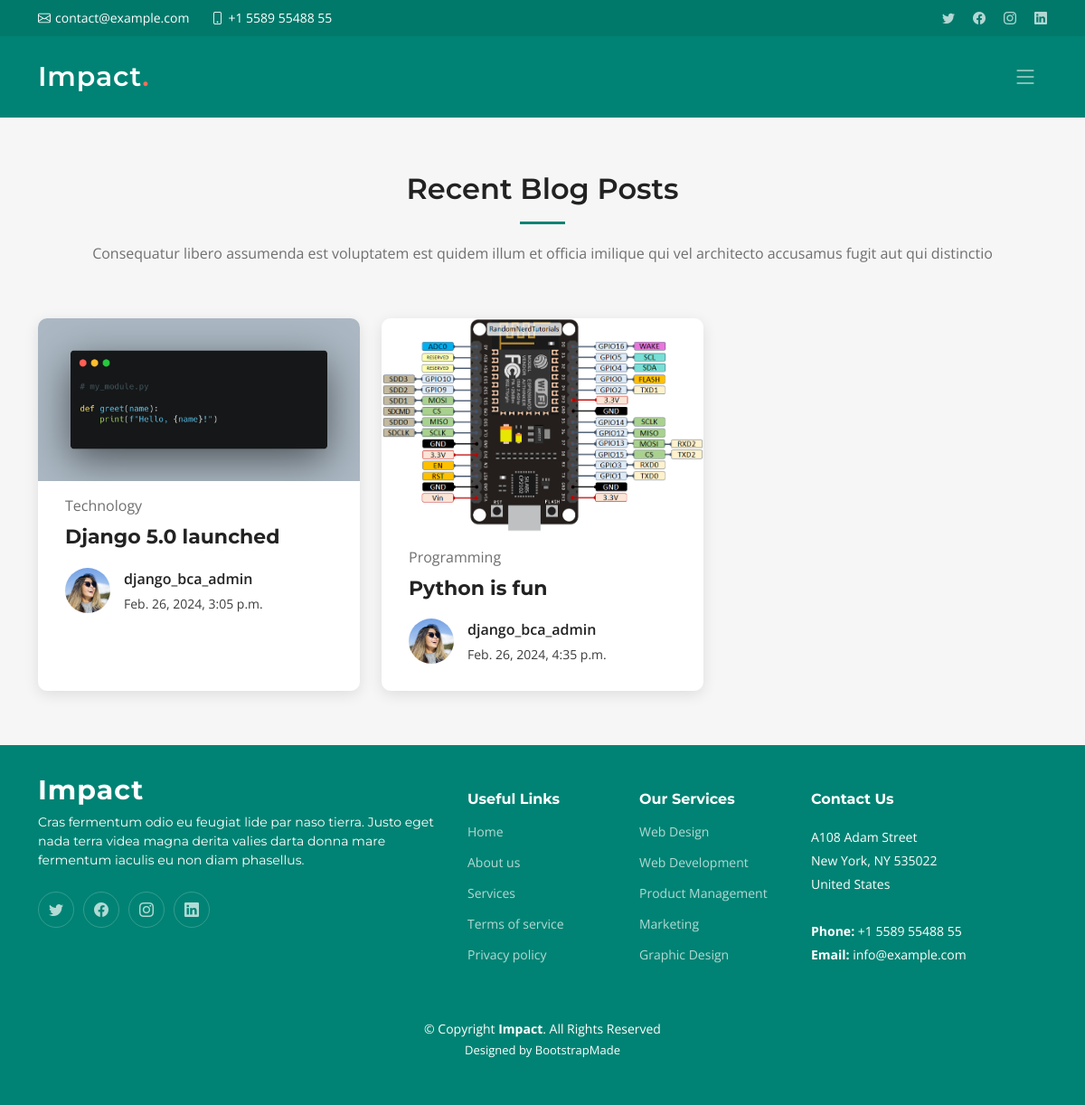
/blog/, run on an earlier commit of the app's database.
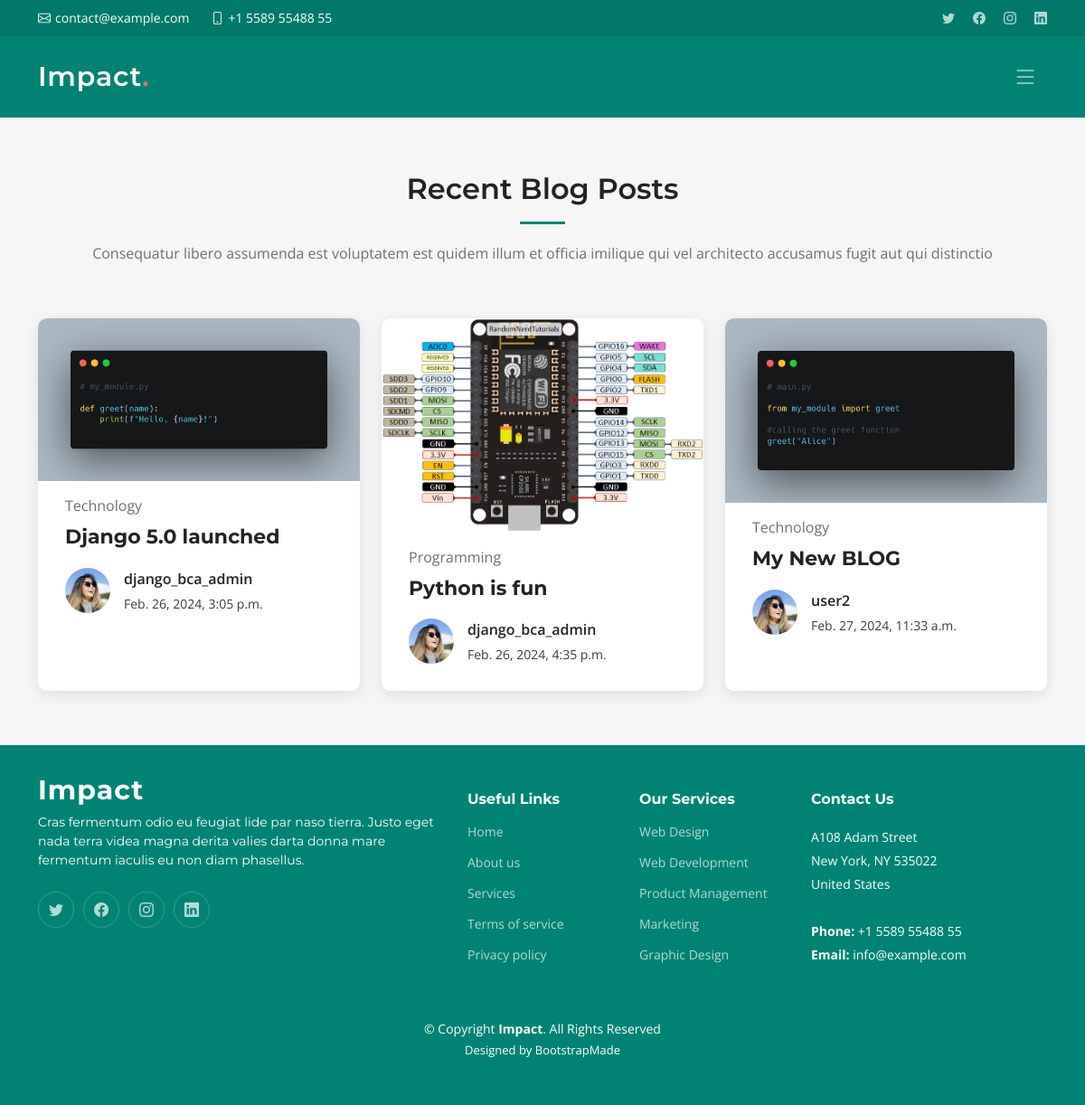
And on a later commit of the database.
### blog/models.py (models this page shows)
class Blog(models.Model):
    title = models.CharField(max_length=255)
    slug = models.SlugField(max_length=255,unique=True)
    category= models.ForeignKey(Category,on_delete=models.CASCADE)
    tags = models.ManyToManyField(Tag)
    featured_image = models.ImageField(upload_to="blog_featured_image/")
    content = models.TextField()
    created_at = models.DateTimeField(auto_now_add=True)
    updated_at = models.DateTimeField(auto_now=True)
    created_by = models.ForeignKey(User,on_delete=models.CASCADE)
    def __str__(self):
        return self.title

class Category(models.Model):
    title = models.CharField(max_length=100)
    def __str__(self):
        return self.title
    class Meta:
        verbose_name_plural = "Categories"

### blog/views.py (the view)
# urls.py: path('',blog_list,name="blog_list"),
def blog_list(request):
    blogs = Blog.objects.all()
    print(blogs)
    context = {
        'blog_list':blogs
    }
    return render(request,'blog/blog_section.html',context)

### blog/templates/blog/blog_section.html
{% extends 'base_template.html' %}
{% load static %}
{% block content %}
<section id="recent-posts" class="recent-posts sections-bg">
   <div class="container" >
     <div class="section-header">
       <h2>Recent Blog Posts</h2>
       <p>Consequatur libero assumenda est voluptatem est quidem illum et officia imilique qui vel architecto accusamus fugit aut qui distinctio</p>
     </div>
     <div class="row gy-4">
       {% for blog in blog_list %}
       <div class="col-xl-4 col-md-6">
         <article>
           <div class="post-img">
             <img src="{{blog.featured_image.url}}" alt="" class="img-fluid">
           </div>
           <p class="post-category">{{blog.category}}</p>
           <h2 class="title">
             <a href="{% url 'blog_detail' blog.id %}">{{blog.title}}</a>
           </h2>
           <div class="d-flex align-items-center">
             <img src="{% static 'assets/img/blog/blog-author.jpg' %}" alt="" class="img-fluid post-author-img flex-shrink-0">
             <div class="post-meta">
               <p class="post-author">{{blog.created_by}}</p>
               <p class="post-date">
                 <time datetime="2022-01-01">{{blog.created_at}}</time>
               </p>
             </div>
           </div>
         </article>
       </div>
       {% endfor %}
     </div>
   </div>
 </section>
{% endblock content %}

### templates/base_template.html (shortened to what this page needs)
{% load static %}
<!DOCTYPE html>
<html lang="en">
<head>
  <link href="{% static 'assets/vendor/bootstrap/css/bootstrap.min.css'%}" rel="stylesheet">
  <link href="{% static 'assets/vendor/bootstrap-icons/bootstrap-icons.css'%}" rel="stylesheet">
  <link href="{% static 'assets/vendor/aos/aos.css'%}" rel="stylesheet">
  <link href="{% static 'assets/vendor/glightbox/css/glightbox.min.css'%}" rel="stylesheet">
  <link href="{% static 'assets/vendor/swiper/swiper-bundle.min.css'%}" rel="stylesheet">
  <link href="{% static 'assets/css/main.css'%}" rel="stylesheet">
</head>
<body>
  <section id="topbar" class="topbar d-flex align-items-center">
    <div class="container d-flex justify-content-center justify-content-md-between">
      <div class="contact-info d-flex align-items-center">
        <i class="bi bi-envelope d-flex align-items-center"><a href="mailto:contact@example.com">contact@example.com</a></i>
        <i class="bi bi-phone d-flex align-items-center ms-4"><span>+1 5589 55488 55</span></i>
      </div>
      <div class="social-links d-none d-md-flex align-items-center">
        <a href="#" class="twitter"><i class="bi bi-twitter"></i></a>
        <a href="#" class="facebook"><i class="bi bi-facebook"></i></a>
        <a href="#" class="instagram"><i class="bi bi-instagram"></i></a>
        <a href="#" class="linkedin"><i class="bi bi-linkedin"></i></i></a>
      </div>
    </div>
  </section>
  <header id="header" class="header d-flex align-items-center">
    <div class="container-fluid container-xl d-flex align-items-center justify-content-between">
      <a href="index.html" class="logo d-flex align-items-center">
        <h1>Impact<span>.</span></h1>
      </a>
      <i class="mobile-nav-toggle mobile-nav-show bi bi-list"></i>
    </div>
  </header>
  <main id="main">
{% block content %}
{% endblock content %}
  </main>
  <footer id="footer" class="footer">
    <div class="container">
      <div class="row gy-4">
        <div class="col-lg-5 col-md-12 footer-info">
          <a href="index.html" class="logo d-flex align-items-center">
            <span>Impact</span>
          </a>
          <p>Cras fermentum odio eu feugiat lide par naso tierra. Justo eget nada terra videa magna derita valies darta donna mare fermentum iaculis eu non diam phasellus.</p>
          <div class="social-links d-flex mt-4">
            <a href="#" class="twitter"><i class="bi bi-twitter"></i></a>
            <a href="#" class="facebook"><i class="bi bi-facebook"></i></a>
            <a href="#" class="instagram"><i class="bi bi-instagram"></i></a>
            <a href="#" class="linkedin"><i class="bi bi-linkedin"></i></a>
          </div>
        </div>
        <div class="col-lg-2 col-6 footer-links">
          <h4>Useful Links</h4>
          <ul>
            <li><a href="#">Home</a></li>
            <li><a href="#">About us</a></li>
            <li><a href="#">Services</a></li>
            <li><a href="#">Terms of service</a></li>
            <li><a href="#">Privacy policy</a></li>
          </ul>
        </div>
        <div class="col-lg-2 col-6 footer-links">
          <h4>Our Services</h4>
          <ul>
            <li><a href="#">Web Design</a></li>
            <li><a href="#">Web Development</a></li>
            <li><a href="#">Product Management</a></li>
            <li><a href="#">Marketing</a></li>
            <li><a href="#">Graphic Design</a></li>
          </ul>
        </div>
        <div class="col-lg-3 col-md-12 footer-contact text-center text-md-start">
          <h4>Contact Us</h4>
          <p>
            A108 Adam Street <br>
            New York, NY 535022<br>
            United States <br><br>
            <strong>Phone:</strong> +1 5589 55488 55<br>
            <strong>Email:</strong> info@example.com<br>
          </p>
        </div>
      </div>
    </div>
    <div class="container mt-4">
      <div class="copyright">
        &copy; Copyright <strong><span>Impact</span></strong>. All Rights Reserved
      </div>
      <div class="credits">
        Designed by <a href="https://bootstrapmade.com/">BootstrapMade</a>
      </div>
    </div>
  </footer>
</body>
</html>

### static/assets/css/main.css (style rules this page uses)
:root { --font-default: "Open Sans", system-ui, -apple-system, "Segoe UI", Roboto, "Helvetica Neue", Arial, "Noto Sans", "Liberation Sans", sans-serif, "Apple Color Emoji", "Segoe UI Emoji", "Segoe UI Symbol", "Noto Color Emoji"; --font-primary: "Montserrat", sans-serif; --font-secondary: "Poppins", sans-serif; }
:root { --color-default: #222222; --color-primary: #008374; --color-secondary: #f85a40; }
:root { scroll-behavior: smooth; }
body { font-family: var(--font-default); color: var(--color-default); }
a { color: var(--color-primary); text-decoration: none; }
h1, h2, h3, h4, h5, h6 { font-family: var(--font-primary); }
section { padding: 60px 0; overflow: hidden; scroll-margin-top: 70px; overflow: clip; }
.sections-bg { background-color: #f6f6f6; }
.section-header { text-align: center; padding-bottom: 60px; }
.section-header h2 { font-size: 32px; font-weight: 600; margin-bottom: 20px; padding-bottom: 20px; position: relative; }
.section-header h2:after { content: ""; position: absolute; display: block; width: 50px; height: 3px; background: var(--color-primary); left: 0; right: 0; bottom: 0; margin: auto; }
.section-header p { margin-bottom: 0; color: #6f6f6f; }
.topbar { background: #00796b; height: 40px; font-size: 14px; transition: all 0.5s; color: #fff; padding: 0; }
.topbar .contact-info i { font-style: normal; color: #fff; line-height: 0; }
.topbar .contact-info i a, .topbar .contact-info i span { padding-left: 5px; color: #fff; }
.topbar .contact-info i a { line-height: 0; transition: 0.3s; }
.topbar .social-links a { color: rgba(255, 255, 255, 0.7); line-height: 0; transition: 0.3s; margin-left: 20px; }
.header { transition: all 0.5s; z-index: 997; height: 90px; background-color: var(--color-primary); }
.header .logo h1 { font-size: 30px; margin: 0; font-weight: 600; letter-spacing: 0.8px; color: #fff; font-family: var(--font-primary); }
.header .logo h1 span { color: #f96f59; }
@media (max-width: 1279px) { .mobile-nav-show { color: rgba(255, 255, 255, 0.6); font-size: 28px; cursor: pointer; line-height: 0; transition: 0.5s; z-index: 9999; margin-right: 10px; } }
.recent-posts article { box-shadow: 0 4px 16px rgba(0, 0, 0, 0.1); background-color: #fff; padding: 30px; height: 100%; border-radius: 10px; overflow: hidden; }
.recent-posts .post-img { max-height: 240px; margin: -30px -30px 15px -30px; overflow: hidden; }
.recent-posts .post-category { font-size: 16px; color: #6f6f6f; margin-bottom: 10px; }
.recent-posts .title { font-size: 22px; font-weight: 700; padding: 0; margin: 0 0 20px 0; }
.recent-posts .title a { color: var(--color-default); transition: 0.3s; }
.recent-posts .post-author-img { width: 50px; border-radius: 50%; margin-right: 15px; }
.recent-posts .post-author { font-weight: 600; margin-bottom: 5px; }
.recent-posts .post-date { font-size: 14px; color: #3c3c3c; margin-bottom: 0; }
.footer { font-size: 14px; background-color: var(--color-primary); padding: 50px 0; color: white; }
.footer .footer-info .logo { line-height: 0; margin-bottom: 25px; }
.footer .footer-info .logo span { font-size: 30px; font-weight: 700; letter-spacing: 1px; color: #fff; font-family: var(--font-primary); }
.footer .footer-info p { font-size: 14px; font-family: var(--font-primary); }
.footer .social-links a { display: flex; align-items: center; justify-content: center; width: 40px; height: 40px; border-radius: 50%; border: 1px solid rgba(255, 255, 255, 0.2); font-size: 16px; color: rgba(255, 255, 255, 0.7); margin-right: 10px; transition: 0.3s; }
.footer h4 { font-size: 16px; font-weight: bold; position: relative; padding-bottom: 12px; }
.footer .footer-links { margin-bottom: 30px; }
.footer .footer-links ul { list-style: none; padding: 0; margin: 0; }
.footer .footer-links ul li { padding: 10px 0; display: flex; align-items: center; }
.footer .footer-links ul li:first-child { padding-top: 0; }
.footer .footer-links ul a { color: rgba(255, 255, 255, 0.7); transition: 0.3s; display: inline-block; line-height: 1; }
.footer .footer-contact p { line-height: 26px; }
.footer .copyright { text-align: center; }
.footer .credits { padding-top: 4px; text-align: center; font-size: 13px; }
.footer .credits a { color: #fff; }

What changed in the data, as far as the page shows it:
added Blog: featured_image (picture), category "Technology", title "My New BLOG", created_by "user2", created_at "Feb. 27, 2024, 11:33 a.m."
